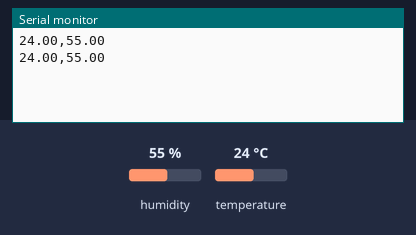
Recording of a sketch running on a simulated Arduino Mega 2560, built with avr-gcc and run on an emulated ATmega2560. Shown: the last lines printed to the serial monitor. Inputs (shaded band) come from the test bench; at power-on: humidity 55 %, temperature 24 °C.

Above: at 2.8 s.
2.9 s: humidity set to 22 %
At 4.5 s:
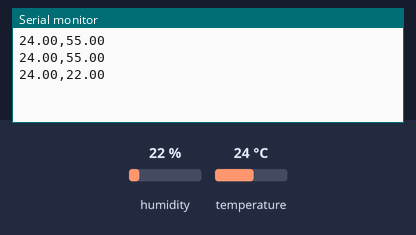
5.6 s: temperature set to 12 °C
At 6.9 s:
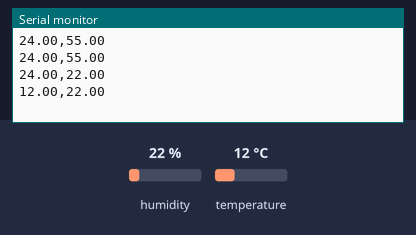
8.3 s: humidity set to 40 %
At 10.5 s:
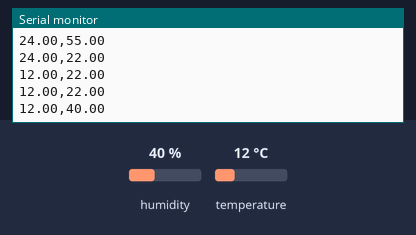
Timing chart, 0 to 12.0 s (numbered marks = the images above; inputs shaded):
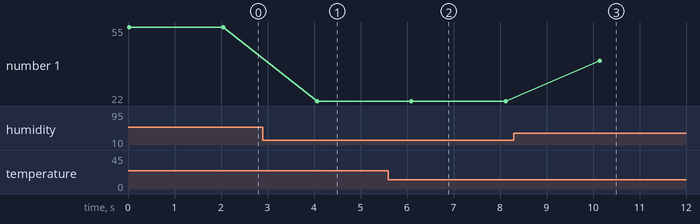

Measured:
- after the input at 2.9 s, the serial monitor: prints a new line after 1.2 s (image 1)
- after the input at 5.6 s, the serial monitor: prints a new line after 0.50 s (image 2)
- after the input at 8.3 s, the serial monitor: prints a new line after 1.8 s (image 3)
- plotted number 1: 55 → 22 after the input at 2.9 s, 22 → 40 after the input at 8.3 s

The sketch:

envio_datos_labview.ino
```cpp
#include <DHT.h>

// Definimos el tipo de sensor DHT
#define DHT_PIN 22
#define DHT_TYPE DHT11

// Inicializamos el sensor DHT
DHT dht(DHT_PIN, DHT_TYPE);

void setup() {
  Serial.begin(115200);
  dht.begin();
}

void loop() {
  // valores de la humedad y temperatura desde el sensor DHT11
  float humedad = dht.readHumidity();
  float temperatura = dht.readTemperature();

  // Verificamos si las lecturas son válidas
  if (isnan(humedad) || isnan(temperatura)) {
    Serial.println("Error al leer el sensor DHT11.");
    return;
  }

  // Enviamos los datos separados por comas por el puerto serial al labview
  Serial.print(temperatura);
  Serial.print(",");
  Serial.println(humedad);

  delay(2000);  // Esperamos de 2 segundos entre cada lectura
}
```
